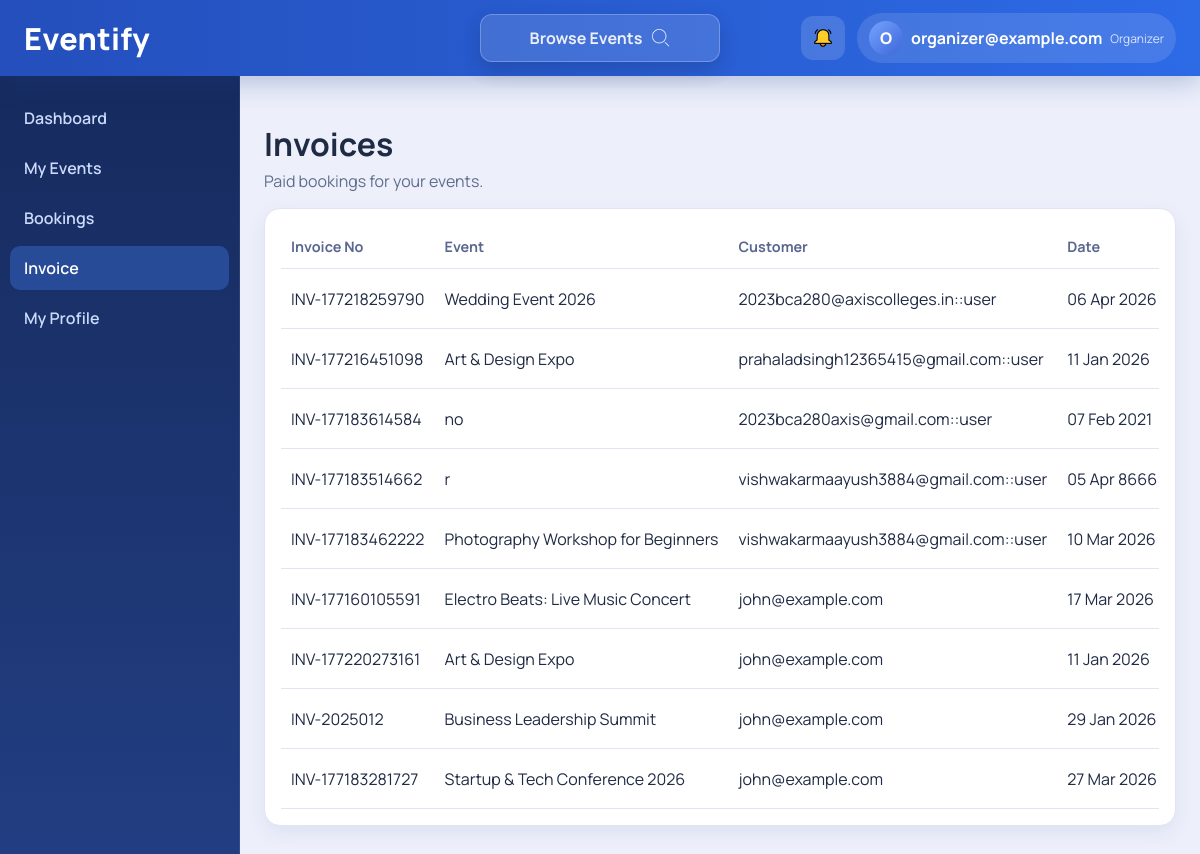
/invoices/ (signed in), run on the app's committed database.
### core/models.py (models this page shows, shortened)
class Profile(models.Model):
    ROLE_USER = "user"
    ROLE_ORGANIZER = "organizer"
    ROLE_CHOICES = (
        (ROLE_USER, "User"),
        (ROLE_ORGANIZER, "Organizer"),
    )
    user = models.OneToOneField(User, on_delete=models.CASCADE, related_name="profile")
    role = models.CharField(max_length=20, choices=ROLE_CHOICES, default=ROLE_USER)
    contact = models.CharField(max_length=150)
    phone = models.CharField(max_length=40, blank=True)
    address = models.CharField(max_length=255, blank=True)
    profile_image = models.ImageField(upload_to="profile_images/", blank=True, null=True)
    notification_booking = models.BooleanField(default=True)
    notification_payment = models.BooleanField(default=True)
    notification_updates = models.BooleanField(default=True)
    security_question = models.CharField(max_length=255, blank=True)
    security_answer_hash = models.CharField(max_length=255, blank=True)
    language = models.CharField(max_length=30, default="English")
    dark_mode = models.BooleanField(default=False)
    created_at = models.DateTimeField(auto_now_add=True)
    class Meta:
        constraints = [
            models.UniqueConstraint(fields=["contact", "role"], name="uniq_profile_contact_role"),
        ]

class Booking(models.Model):
    STATUS_PENDING = "pending"
    STATUS_CONFIRMED = "confirmed"
    STATUS_COMPLETED = "completed"
    STATUS_CANCELLED = "cancelled"
    STATUS_CHOICES = (
        (STATUS_PENDING, "Pending"),
        (STATUS_CONFIRMED, "Confirmed"),
        (STATUS_COMPLETED, "Completed"),
        (STATUS_CANCELLED, "Cancelled"),
    )
    PAYMENT_UNPAID = "unpaid"
    PAYMENT_PAID = "paid"
    PAYMENT_REFUNDED = "refunded"
    PAYMENT_CHOICES = (
        (PAYMENT_UNPAID, "Unpaid"),
        (PAYMENT_PAID, "Paid"),
        (PAYMENT_REFUNDED, "Refunded"),
    )
    ROLE_ATTENDEE = "attendee"
    ROLE_ACTIVE_PARTICIPANT = "active_participant"
    ROLE_HELPER_TEAM = "helper_team"
    APPLICATION_ROLE_CHOICES = (
        (ROLE_ATTENDEE, "Audience Ticket"),
        (ROLE_ACTIVE_PARTICIPANT, "Active Participant"),
        (ROLE_HELPER_TEAM, "Helper Team"),
    )
    user = models.ForeignKey(User, on_delete=models.CASCADE, related_name="bookings")
    event = models.ForeignKey(Event, on_delete=models.CASCADE, related_name="bookings")
    tickets = models.PositiveIntegerField(default=1)
    attendee_name = models.CharField(max_length=120)
    status = models.CharField(max_length=20, choices=STATUS_CHOICES, default=STATUS_PENDING)
    payment_status = models.CharField(
        max_length=20, choices=PAYMENT_CHOICES, default=PAYMENT_UNPAID
    )
    application_role = models.CharField(
        max_length=30,
        choices=APPLICATION_ROLE_CHOICES,
        default=ROLE_ATTENDEE,
    )
    active_activity_slot = models.ForeignKey(
        EventActivitySlot,
        on_delete=models.SET_NULL,
        null=True,
        blank=True,
        related_name="bookings",
    )
    helper_activity_slot = models.ForeignKey(
        EventHelperSlot,
        on_delete=models.SET_NULL,
        null=True,
        blank=True,
        related_name="bookings",
    )
    total_amount = models.PositiveIntegerField(default=0)
    invoice_no = models.CharField(max_length=80, blank=True)
    booking_date = models.DateTimeField(auto_now_add=True)
    attendance_marked_at = models.DateTimeField(blank=True, null=True)

class Event(models.Model):
    title = models.CharField(max_length=180)
    category = models.CharField(max_length=80)
    location = models.CharField(max_length=180)
    date = models.DateField()
    time = models.CharField(max_length=80)
    price = models.PositiveIntegerField(default=0)
    description = models.TextField()
    is_private = models.BooleanField(default=False, help_text="If private, event is only accessible via direct link")
    guest_emails = models.TextField(blank=True, help_text="Comma-separated list of guest emails for private events")
    active_participant_emails = models.TextField(blank=True, help_text="Comma-separated list of active participant emails")
    attendees_required = models.PositiveIntegerField(default=0)
    attendees_usage = models.CharField(max_length=220, blank=True)
    active_participants_required = models.PositiveIntegerField(default=0)
    active_participants_usage = models.CharField(max_length=220, blank=True)
    helpers_required = models.PositiveIntegerField(default=0)
    helpers_usage = models.CharField(max_length=220, blank=True)
    image_url = models.URLField(blank=True, null=True)
    image_file = models.ImageField(upload_to="event_images/", blank=True, null=True)
    organizer_name = models.CharField(max_length=120)
    organizer_phone = models.CharField(max_length=40, blank=True)
    organizer_email = models.EmailField(blank=True)
    created_by = models.ForeignKey(
        User, on_delete=models.SET_NULL, null=True, blank=True, related_name="created_events"
    )
    created_at = models.DateTimeField(auto_now_add=True)

### core/views.py (the view)
# urls.py: path("invoices/", views.invoices, name="invoices"),
@login_required(login_url="auth_page")
def invoices(request):
    ensure_seeded()
    profile = get_or_create_profile(request.user)
    if profile.role == Profile.ROLE_ORGANIZER:
        records = (
            Booking.objects.select_related("event", "user", "active_activity_slot", "helper_activity_slot")
            .filter(event__created_by=request.user, payment_status=Booking.PAYMENT_PAID)
            .order_by("-booking_date")
        )
    else:
        records = (
            Booking.objects.select_related("event", "active_activity_slot", "helper_activity_slot")
            .filter(user=request.user, payment_status=Booking.PAYMENT_PAID)
            .order_by("-booking_date")
        )
    return render_app(
        request,
        "core/invoices.html",
        "invoices",
        {"records": records, "mode": profile.role},
    )

### core/services.py (called while the page is built, shortened)
def normalize_language(value):
    selected = (value or "English").strip().title()
    if selected in SUPPORTED_LANGUAGES:
        return selected
    return "English"

def ui_labels(language):
    selected = normalize_language(language)
    return {
        "browse_events": "Browse Events",
        "dashboard": "Dashboard",
        "my_events": "My Events",
        "bookings": "Bookings",
        "my_bookings": "My Bookings",
        "event_history": "Event History",
        "invoice": "Invoice",
        "my_profile": "My Profile",
        "settings": "Settings",
        "logout": "Logout",
        "notifications_aria": "Notifications",
        "browse_events_aria": "Browse Events",
    }

def format_money(amount):
    try:
        value = int(amount or 0)
    except (TypeError, ValueError):
        value = 0
    return f"INR {value:,}"

def status_class(status):
    value = (status or "").lower()
    if value in ("confirmed", "paid", "completed", "resolved"):
        return "badge-green"
    if value in ("pending", "unpaid", "open", "in_progress"):
        return "badge-orange"
    if value in ("cancelled", "refunded"):
        return "badge-red"
    return "badge-blue"

def menu_by_role(role, language="English"):
    labels = ui_labels(language)
    if role == Profile.ROLE_ORGANIZER:
        return [
            {"key": "dashboard", "label": labels["dashboard"], "href": "/dashboard/"},
            {"key": "my-events", "label": labels["my_events"], "href": "/my-events/"},
            {"key": "organizer-bookings", "label": labels["bookings"], "href": "/organizer-bookings/"},
            {"key": "invoices", "label": labels["invoice"], "href": "/invoices/"},
            {"key": "profile", "label": labels["my_profile"], "href": "/profile/"},
        ]

### core/templatetags/core_tags.py (called while the page is built)
@register.filter
def money(value):
    return format_money(value)

@register.filter
def badge_class(value):
    return status_class(value)

@register.filter
def date_human(value):
    if not value:
        return ""
    if hasattr(value, "date"):
        value = value.date()
    return value.strftime("%d %b %Y")

@register.filter
def initials(value):
    value = (value or "").strip()
    if not value:
        return "U"
    parts = [p for p in value.split() if p]
    if len(parts) == 1:
        return parts[0][:1].upper()
    return (parts[0][:1] + parts[1][:1]).upper()

### core/views.py (called while the page is built)
def ensure_seeded():
    global _seed_checked
    if _seed_checked:
        return
    seed_demo_data()
    _seed_checked = True

### templates/core/invoices.html (shortened to what this page needs)
{% extends "core/base_app.html" %}
{% load core_tags %}
{% block content %}
  <section class="page-head">
    <h1>Invoices</h1>
    <p>{% if mode == 'organizer' %}Paid bookings for your events.{% else %}Booking invoices and payment receipts.{% endif %}</p>
  </section>
  <section class="card">
    <div class="table-wrap">
      <table class="mobile-data-table">
        <thead>
          <tr>
            <th>Invoice No</th>
            <th>Event</th>
            {% if mode == 'organizer' %}<th>Customer</th>{% endif %}
            <th>Date</th>
          </tr>
        </thead>
        <tbody>
          {% for item in records %}
            <tr>
              <td data-label="Invoice No">{{ item.invoice_no|default:'-' }}</td>
              <td data-label="Event">{{ item.event.title }}</td>
              {% if mode == 'organizer' %}<td data-label="Customer">{{ item.user.first_name|default:item.user.username }}</td>{% endif %}
              <td data-label="Date">{{ item.event.date|date_human }}</td>
            </tr>
          {% empty %}
            <tr class="empty-row"><td colspan="{% if mode == 'organizer' %}7{% else %}6{% endif %}" class="empty-cell">No invoices found.</td></tr>
          {% endfor %}
        </tbody>
      </table>
    </div>
  </section>
{% endblock %}

### templates/core/base_app.html (shortened to what this page needs)
﻿{% load static core_tags %}
<!DOCTYPE html>
<html lang="en">
  <head>
    <link rel="stylesheet" href="{% static 'css/style.css' %}" />
  </head>
  <body{% if current_profile.dark_mode %} class="theme-dark"{% endif %}>
    <div class="app-shell">
      <header class="top-nav">
        <a href="{% url 'dashboard' %}" class="brand">Eventify</a>
        <a
          href="{% url 'browse_events' %}"
          class="top-link {% if active_page == 'browse-events' %}active{% endif %}"
        >
          <span>{{ ui_labels.browse_events }}</span>
          <img
            src="{% static 'img/search_data_10102577.png' %}"
            alt=""
            class="browse-link-icon"
            width="16"
            height="16"
          />
        </a>
        <div class="top-actions">
          <a href="{% url 'notifications' %}" class="icon-button" aria-label="{{ ui_labels.notifications_aria }}">
            <img
              src="{% static 'img/alarm_7467233.png' %}"
              alt="Notifications"
              class="alarm-icon"
              width="18"
              height="18"
            />
          </a>
          <details class="user-dropdown">
            <summary>
              {% if current_profile.profile_image %}
                <img
                  src="{{ current_profile.profile_image.url }}"
                  alt="Profile"
                  class="avatar avatar-img"
                  width="34"
                  height="34"
                />
              {% else %}
                <span class="avatar">{{ request.user.first_name|default:request.user.username|initials }}</span>
              {% endif %}
              <span class="user-name">{{ request.user.first_name|default:request.user.username }}</span>
              <span class="user-role">{{ current_profile.role }}</span>
            </summary>
          </details>
        </div>
      </header>
      <aside class="sidebar" id="sidebar">
        <nav>
          {% for item in menu_items %}
            <a
              href="{{ item.href }}"
              class="nav-item {% if item.parent %}sub-item{% endif %} {% if active_page == item.key %}active{% endif %}"
            >
              {{ item.label }}
            </a>
          {% endfor %}
        </nav>
      </aside>
      <main class="content">
        {% block content %}{% endblock %}
      </main>
    </div>
  </body>
</html>

### static/css/style.css (style rules this page uses)
:root { --bg-main: #edf0fb; --bg-card: #ffffff; --text-main: #1f2a44; --text-soft: #5f6d8c; --line: #dfe5f3; --blue: #2563d8; --blue-2: #1d4eb8; --nav-start: #244fbc; --nav-end: #2d6ae6; --side-start: #162b5e; --side-end: #233f84; --green: #22a879; --orange: #ef8a36; --red: #dc4f4f; --purple: #6651d8; --landing-max-width: 1400px; --landing-gutter: 12px; --mobile-app-max-width: 430px; --mobile-app-gutter: 12px; }
* { box-sizing: border-box; }
html, body { margin: 0; padding: 0; min-height: 100%; -webkit-text-size-adjust: 100%; text-size-adjust: 100%; font-family: "Manrope", "Segoe UI", sans-serif; color: var(--text-main); background: var(--bg-main); }
a { color: inherit; text-decoration: none; }
h1, h2, h3, p { margin: 0; }
.app-shell { min-height: 100vh; min-height: 100dvh; }
.top-nav { position: fixed; top: 0; left: 0; right: 0; height: 76px; z-index: 20; display: flex; align-items: center; gap: 20px; padding: 0 24px; background: linear-gradient(90deg, var(--nav-start), var(--nav-end)); color: #fff; box-shadow: 0 8px 24px rgba(28, 62, 137, 0.25); }
.brand { font-size: 1.9rem; font-weight: 800; letter-spacing: 0.3px; }
.top-link { position: absolute; left: 50%; top: 50%; transform: translate(-50%, -50%); display: inline-flex; align-items: center; justify-content: center; gap: 10px; padding: 12px 20px; min-width: 240px; text-align: center; border: 1px solid rgba(255, 255, 255, 0.28); border-radius: 12px; background: rgba(255, 255, 255, 0.14); font-size: 1rem; font-weight: 700; opacity: 0.9; box-shadow: 0 8px 20px rgba(18, 36, 86, 0.28); }
.browse-link-icon { width: 18px; height: 18px; object-fit: contain; filter: invert(1); opacity: 0.95; }
.top-actions { margin-left: auto; display: flex; align-items: center; gap: 12px; }
.icon-button { position: relative; display: inline-flex; align-items: center; justify-content: center; width: 44px; height: 44px; border-radius: 12px; background: rgba(255, 255, 255, 0.14); color: #fff; font-size: 0.8rem; font-weight: 700; overflow: hidden; }
.alarm-icon { width: 18px !important; height: 18px !important; min-width: 18px; min-height: 18px; max-width: 18px; max-height: 18px; display: block; object-fit: contain; flex-shrink: 0; }
.user-dropdown { position: relative; }
.user-dropdown summary { list-style: none; display: flex; align-items: center; gap: 8px; padding: 8px 12px; border-radius: 999px; background: rgba(255, 255, 255, 0.12); cursor: pointer; }
.avatar { width: 34px; height: 34px; border-radius: 50%; background: linear-gradient(135deg, #75a3ff, #3c66d9); color: #fff; font-weight: 800; display: inline-flex; align-items: center; justify-content: center; }
.user-name { font-weight: 700; }
.user-role { text-transform: capitalize; font-size: 0.75rem; opacity: 0.8; }
.sidebar { position: fixed; top: 76px; left: 0; bottom: 0; width: 240px; z-index: 15; background: linear-gradient(180deg, var(--side-start), var(--side-end)); border-right: 1px solid rgba(255, 255, 255, 0.08); padding: 20px 10px; }
.sidebar nav { display: grid; gap: 6px; }
.nav-item { color: #ccdafb; font-weight: 600; padding: 11px 14px; border-radius: 10px; display: flex; align-items: center; gap: 6px; }
.nav-item:hover, .nav-item.active { color: #fff; background: rgba(70, 126, 244, 0.35); }
.content { margin-top: 76px; margin-left: 240px; padding: 24px; }
.page-head { margin-bottom: 16px; }
.page-head h1 { font-size: 2rem; }
.page-head p { margin-top: 4px; color: var(--text-soft); }
.card { background: var(--bg-card); border-radius: 16px; border: 1px solid var(--line); padding: 16px; box-shadow: 0 7px 20px rgba(34, 55, 112, 0.08); }
.table-wrap { overflow-x: auto; }
table { width: 100%; border-collapse: collapse; }
th, td { border-bottom: 1px solid var(--line); padding: 12px 10px; text-align: left; vertical-align: middle; white-space: nowrap; }
th { color: #5a6890; font-size: 0.9rem; }
html, body { overflow-x: hidden; }

### data on the page
Profile: role "Organizer"
Booking: invoice_no "INV-177218259790", event "Wedding Event 2026", user.first_name "2023bca280@axiscolleges.in::user", event "06 Apr 2026"
Booking: invoice_no "INV-177216451098", event "Art & Design Expo", user.first_name "prahaladsingh12365415@gmail.com::user", event "11 Jan 2026"
Booking: invoice_no "INV-177183614584", event "no", user.first_name "2023bca280axis@gmail.com::user", event "07 Feb 2021"
Booking: invoice_no "INV-177183514662", event "r", user.first_name "vishwakarmaayush3884@gmail.com::user", event "05 Apr 8666"
Booking: invoice_no "INV-177183462222", event "Photography Workshop for Beginners", user.first_name "vishwakarmaayush3884@gmail.com::user", event "10 Mar 2026"
Booking: invoice_no "INV-177160105591", event "Electro Beats: Live Music Concert", user.first_name "john@example.com", event "17 Mar 2026"
Booking: invoice_no "INV-177220273161", event "Art & Design Expo", user.first_name "john@example.com", event "11 Jan 2026"
Booking: invoice_no "INV-2025012", event "Business Leadership Summit", user.first_name "john@example.com", event "29 Jan 2026"
Booking: invoice_no "INV-177183281727", event "Startup & Tech Conference 2026", user.first_name "john@example.com", event "27 Mar 2026"

### other printed values
{{ ui_labels.browse_events }} "Browse Events"
{{ request.user.first_name|default:request.user.username|initials }} "O"
{{ request.user.first_name|default:request.user.username }} "organizer@example.com"
{{ item.label }} "Dashboard" "My Events" "Bookings" "Invoice" "My Profile"
